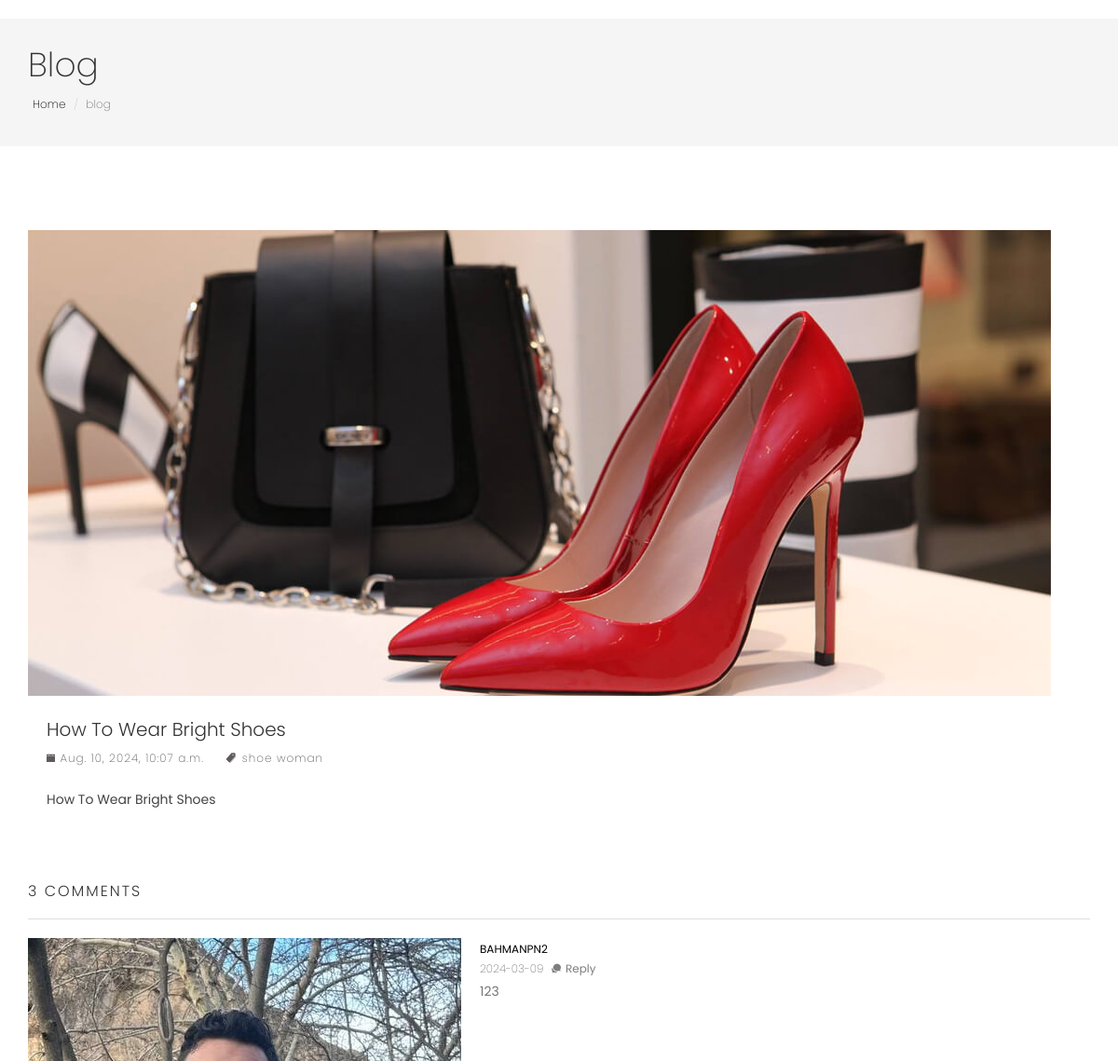
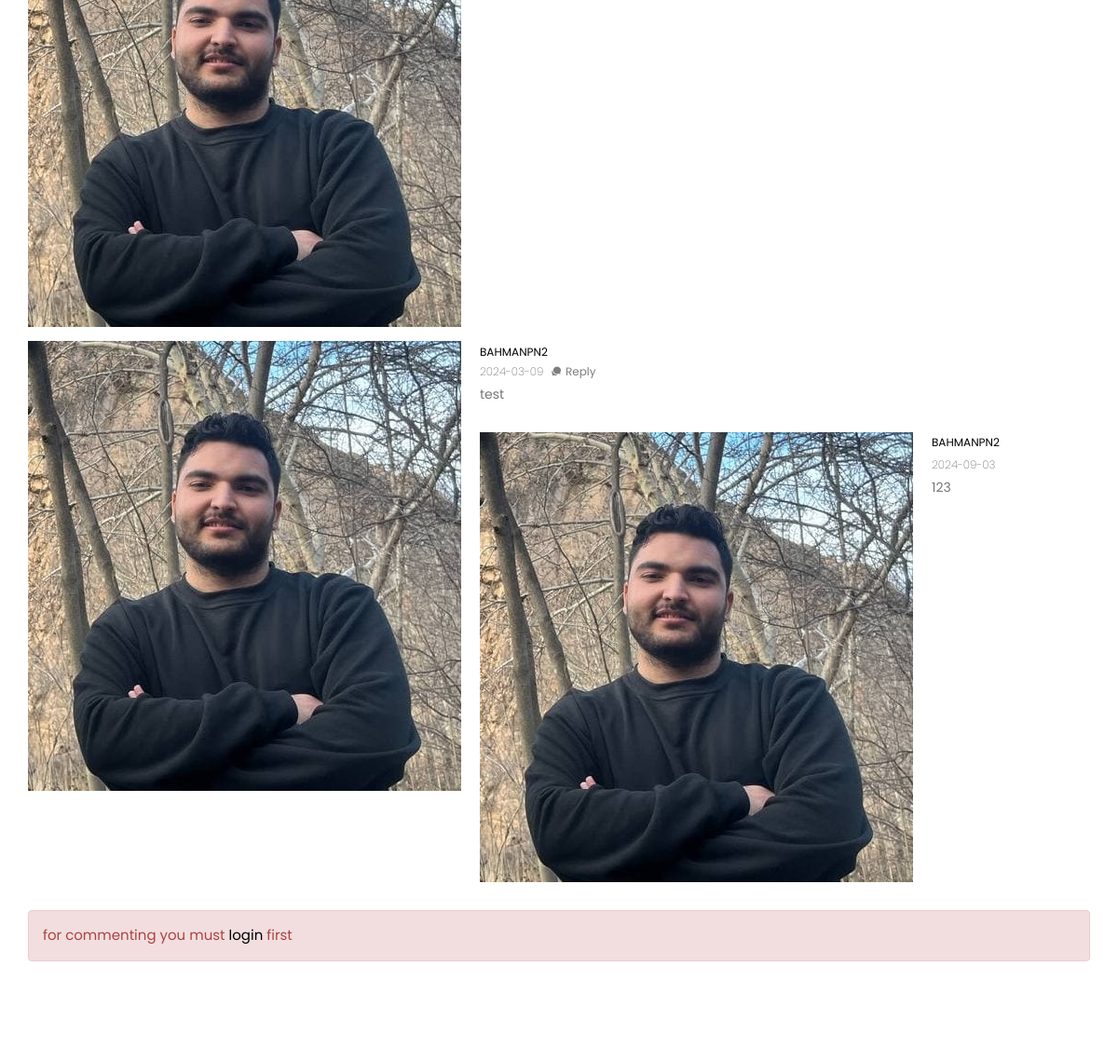
The app's page /blog/how-to-wear-bright-shoes/ with its own data (2 pictures, top to bottom).
### blog_module/models.py (models this page shows, shortened)
class Article(models.Model):
    title=models.CharField(max_length=639)
    image=models.ImageField(upload_to='article_images/') #development mode
    author=models.ForeignKey(User,on_delete=models.CASCADE,null=True,blank=True)
    is_active=models.BooleanField(default=True)
    created_date=models.DateTimeField(auto_now_add=True)
    short_description=models.CharField(max_length=511)
    text=models.TextField()
    slug=models.SlugField(unique=True,blank=True,null=True)
    category=models.ManyToManyField(ArticleCategory)
    tags=models.ManyToManyField(ArticleTag,blank=True)

class ArticleTag(models.Model):
    title=models.CharField(max_length=127)
    url_title=models.CharField(max_length=127,unique=True)
    def __str__(self):
        return self.title

class ArticleComment(models.Model):
    parent=models.ForeignKey('ArticleComment',on_delete=models.CASCADE,blank=True,null=True)
    author=models.ForeignKey(User,on_delete=models.CASCADE)
    created_date=models.DateTimeField(auto_now_add=True)
    text=models.TextField()
    article=models.ForeignKey(Article,on_delete=models.CASCADE)

### account_module/models.py (models this page shows)
class User(AbstractUser):
    phone_number=models.CharField(max_length=11,unique=True,null=True,blank=True)
    image=models.ImageField(upload_to='images/profiles',null=True,blank=True)
    email_active_code=models.CharField(max_length=100,null=True)
    about_user=models.TextField(null=True,blank=True)
    USERNAME_FIELD='phone_number'
    REQUIRED_FIELDS=['email','username']
    def __str__(self):
        if self.username:
            return self.username
        return self.email

### blog_module/views.py (the view, shortened to what this page needs)
# urls.py: path('<slug:slug>/',views.ArticleDetailView.as_view(),name='article-detail'),
class ArticleDetailView(View):
    template_name='blog_module/article_detail.html'
    def get(self,request,slug):
        article=get_object_or_404(Article,slug=slug,is_active=True)
        comments=ArticleComment.objects.filter(parent_id=None,article_id=article.id).order_by('-created_date').prefetch_related('articlecomment_set')
        comments_count=ArticleComment.objects.filter(article_id=article.id).count()
        return render(request,self.template_name,{
            'article':article,
            'comments':comments,
            'comments_count':comments_count
        })

### order_module/context_processors.py (called while the page is built)
def basket_products(request):
    user_basket=OrderBasket.objects.prefetch_related('order_detail').filter(is_paid=False,user_id=request.user.id).first()
    if user_basket is not None:
        return {'user_basket':user_basket}
    else:
        return {'user_basket':None}

### blog_module/templates/blog_module/article_detail.html (shortened to what this page needs)
{% extends "base.html" %}
{% load thumbnail %}
{% block content %}
<section class="page-header">
	<div class="container">
		<div class="row">
			<div class="col-md-12">
				<div class="content">
					<h1 class="page-name">Blog</h1>
					<ol class="breadcrumb">
						<li><a href="index.html">Home</a></li>
						<li class="active">blog</li>
					</ol>
				</div>
			</div>
		</div>
	</div>
</section>
<section class="page-wrapper">
	<div class="container">
		<div class="row">
			<div class="col-md-12">
				<div class="post post-single">
					<div class="post-thumb">
						<img class="img-responsive" src="{{article.image.url}}" alt="">
					</div>
					<h2 class="post-title">{{article.title}}</h2>
					<div class="post-meta">
						<ul>
							<li>
								<i class="tf-ion-ios-calendar"></i> {{article.created_date }}
							</li>
							<li>
								<i class="tf-ion-ios-pricetags"></i>{% for tag in article.tags.all %}<a href=""> {{tag}}</a>{% endfor %}
							</li>
						</ul>
					</div>
					<div class="post-content post-excerpt">
						<p>{{article.text}}</p>
					</div>
				    <div class="post-comments" id='comments_area'>
				    	<h3 class="post-sub-heading">{{comments_count}} Comments</h3>
				    	<ul class="media-list comments-list m-bot-50 clearlist">
							{% for comment in comments %}
								<li class="media" id='single_comment_{{comment.id}}'>
									<a class="pull-left" href="#!">
										{% if comment.author.image %}
											{% thumbnail comment.author.image "50x50" crop='center' quality=75 as im%}
												<img class="media-object comment-avatar" src="{{im.url}}" alt="{{comment.author}}" >
											{% endthumbnail%}
											{% else %}
												<img class="media-object comment-avatar" src="/static/images/blog/avater-1.jpg" alt="" width="50" height="50">
										{% endif %}
									</a>
									<div class="media-body">
										<div class="comment-info">
											<h4 class="comment-author">
												<a href="#!">{{comment.author}}</a>
											</h4>
											<time>{{comment.created_date |date:"Y-d-m"}}</time>
											<a class="comment-button" href="#!" onclick="fillParentId({{comment.id}})"><i class="tf-ion-chatbubbles"></i>Reply</a>
										</div>
										<p>{{comment.text}}</p>
										{% if comment.articlecomment_set %}
											{% for sub_comment in comment.articlecomment_set.all %}
												<div class="media" id='single_comment_{{comment.id}}'>
													<a class="pull-left" href="#!">
														{% if sub_comment.author.image %}
															{% thumbnail sub_comment.author.image "50x50" crop='center' quality=75 as im%}
																<img class="media-object comment-avatar" src="{{im.url}}" alt="{{comment.author}}" >
															{% endthumbnail%}
															{% else %}
																<img class="media-object comment-avatar" src="/static/images/blog/avater-1.jpg" alt="" width="50" height="50">
														{% endif %}
													</a>
													<div class="media-body">
														<div class="comment-info">
															<div class="comment-author">
																<a href="#!">{{sub_comment.author}}</a>
															</div>
															<time>{{sub_comment.created_date|date:'Y-m-d'}}</time>
														</div>
														<p>
															{{sub_comment.text}}
														</p>
													</div>
												</div>
											{% endfor %}
										{% endif %}
									</div>
								</li>
							{% endfor %}
						</ul>
				    </div>
					{% if request.user.is_authenticated %}
					<div class="post-comments-form" id='comment_form'>
				    	<h3 class="post-sub-heading text-center">Leave Your Comment</h3>
				    	<form method="post" action="" id="form" role="form" >
				            <div class="row">
								<input type='hidden' value="" id='parentId'>
				                <div class="form-group col-md-12">
				                    <textarea name="text" id="text" class=" form-control" rows="6" placeholder="Comment" maxlength="400"></textarea>
				                </div>
				                <div class="form-group col-md-12">
									<a class="btn btn-small btn-main " onclick=SendArticleComment({{article.id}})>Send</a>
				                    {% comment %} <button type="submit" class="btn btn-small btn-main ">
				                        Send comment
				                    </button> {% endcomment %}
				                </div>
				            </div>
				        </form>
				    </div>
					{% else %}
					<p class="alert alert-danger">
						for commenting you must <a href="{% url "login-page" %}">login</a> first
					</p>
					{% endif %}
				</div>
			</div>
		</div>
	</div>
</section>
{% endblock content %}

### templates/base.html (shortened to what this page needs)
{% load render_partial %}
<!DOCTYPE html>
<html lang="en">
<head>
  {% include "includes/header_links.html" %}
</head>
<body id="body">
    {% block content %}
    {% endblock content %}
</body>
</html>

### templates/includes/header_links.html (shortened to what this page needs)
  <link rel="stylesheet" href="/static/plugins/themefisher-font/style.css">
  <link rel="stylesheet" href="/static/plugins/bootstrap/css/bootstrap.min.css">
  <link rel="stylesheet" href="/static/plugins/animate/animate.css">
  <link rel="stylesheet" href="/static/plugins/slick/slick.css">
  <link rel="stylesheet" href="/static/plugins/slick/slick-theme.css">
  <link rel="stylesheet" href="/static/css/style.css">
  <link rel="stylesheet" href="/static/css/custom.css">

### static/css/style.css (style rules this page uses)
body { line-height: 1.5; font-family: "Poppins", sans-serif; -webkit-font-smoothing: antialiased; }
p { font-family: "Poppins", sans-serif; color: #757575; font-size: 15px; }
h1, h2, h3, h4, h5, h6 { font-family: "Poppins", sans-serif; }
h1, h2, h3, h4, h5, h6 { font-weight: 400; }
ol, ul { margin: 0; padding: 0; list-style: none; }
a, a:focus, a:hover { text-decoration: none; outline: 0; color: #000; }
.page-header { background: #f5f5f5; margin-top: 20px; border-bottom: none; padding: 30px 0; }
.page-header h1 { font-weight: 200; margin: 0 0 6px 0; }
.page-header .breadcrumb { background: transparent; padding: 5px; margin: 0; }
.page-header .breadcrumb li { font-weight: 200; font-size: 12px; }
.page-header .breadcrumb li a { color: #000; }
.page-wrapper { padding: 70px 0; }
.post { background: #fff; margin-bottom: 40px; border-bottom: 1px solid #dedede; padding-bottom: 20px; }
.post .post-title { font-size: 20px; margin-top: 10px; margin: 25px 0 0; padding: 0 20px 5px; font-weight: 300; }
.post .post-meta { font-size: 13px; margin-top: 5px; padding: 0 20px 5px; }
.post .post-meta ul li { display: inline-block; color: #5f5b5b; margin-right: 20px; font-size: 12px; letter-spacing: 1px; font-weight: 200; }
.post .post-meta ul li a { color: #5f5b5b; }
.post .post-content { padding: 5px 20px; }
.post .post-content p { color: #444; font-size: 14px; margin: 10px 0; }
.post.post-single { border: none; }
.post-sub-heading { border-bottom: 1px solid #dedede; padding-bottom: 20px; letter-spacing: 2px; font-weight: 300; text-transform: uppercase; font-size: 16px; margin-bottom: 20px; }
.post-comments { margin: 30px 0; }
.post-comments .media { margin-top: 15px; }
.post-comments .media > .pull-left { padding-right: 20px; }
.post-comments .comment-author { margin-top: 0; margin-bottom: 3px; }
.post-comments .comment-author a { color: #000; font-weight: 400; font-size: 12px; text-transform: uppercase; }
.post-comments p { margin-bottom: 30px; font-size: 14px; }
.post-comments time { margin: 0 0 5px; display: inline-block; color: #7e7e7e; font-size: 12px; font-weight: 200; }
.post-comments .comment-button { color: #7e7e7e; display: inline-block; margin-left: 5px; font-size: 12px; }
.post-comments .comment-button i { margin-right: 5px; display: inline-block; }
.post-excerpt { padding: 0 20px; margin-bottom: 60px; }
.post-excerpt p { font-size: 16px; color: #5e5e5e; margin: 0 0 30px; line-height: 30px; }

### records on screen
Article: image (picture), title "How To Wear Bright Shoes", created_date "Aug. 10, 2024, 10:07 a.m.", text "How To Wear Bright Shoes"
ArticleTag: title "shoe"
ArticleTag: title "woman"
ArticleComment: author "BAHMANPN2", created_date "2024-03-09", text "123"
ArticleComment: author "BAHMANPN2", created_date "2024-03-09", text "test"
ArticleComment: author "BAHMANPN2", created_date "2024-09-03", text "123"

### other values on screen
{{ comments_count }} "3"
